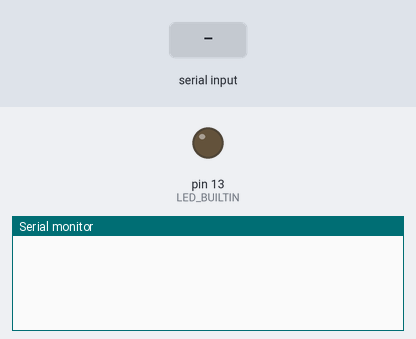
Bench run of a sketch on a simulated Arduino Uno, built with avr-gcc and run on an emulated ATmega328P. Shown: output pins drawn as LEDs (lit = HIGH), the last lines printed to the serial monitor. The inputs (shaded band) are chosen by the test bench.

Above: at 1.2 s.
1.3 s: "ligar luzes\n" received over Serial
At 1.6 s:
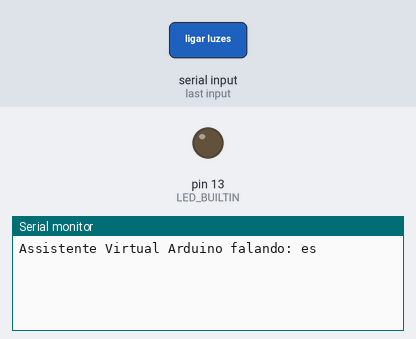
2.8 s: byte 10 ('\n') received over Serial
At 3.9 s:
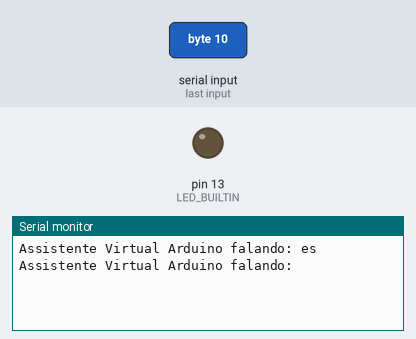

Measured:
- after the input at 1.3 s, the serial monitor: prints a new line at once (image 1)
- after the input at 2.8 s, the serial monitor: prints a new line at once (image 2)

The sketch:

Arduino-ouvindo-Python.ino
```cpp
String inputString = "";
bool StringComplete = false;

void setup()
{
  Serial.begin(115200);
  inputString.reserve(200);

  pinMode(LED_BUILTIN, OUTPUT);
}

void loop()
{
  if (StringComplete)
  {
    Serial.print("Assistente Virtual Arduino falando: ");
    Serial.print(inputString);
  }
  if (inputString.startsWith("ligar luzes"))
  {
    digitalWrite(LED_BUILTIN, HIGH);
  }
  if (inputString.startsWith("desligar luzes"))
  {
    digitalWrite(LED_BUILTIN, LOW);
  }
  inputString = "";
  StringComplete = false;
}

void serialEvent()
{
  while (Serial.available())
  {
    char inChar = (char)Serial.read();
    inputString += inChar;

    if (inChar == '\n')
    {
      StringComplete = true;
    }
  }
}
```
